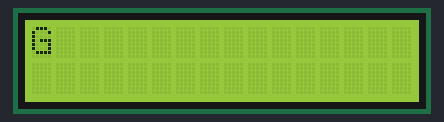
A sketch run on a simulated Arduino Uno, built with avr-gcc and run on an emulated ATmega328P. On the bench: 16×2 character LCD. What the sketch prints to the serial monitor is not drawn.

Above: at 0.16 s.
At 0.76 s:
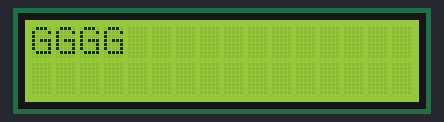
At 1.56 s:
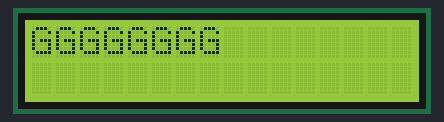
At 3.1 s:
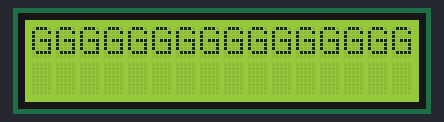
At 8.17 s:
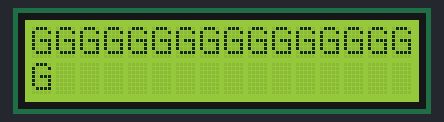
At 11.1 s:
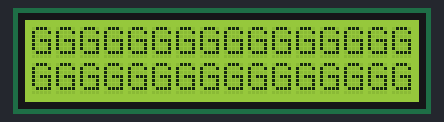

The sketch:

1.1.ino
```cpp
#include <LiquidCrystal.h>
#include <SPI.h>
#include "Mirf.h"
#include "nRF24L01.h"
#include "MirfHardwareSpiDriver.h"

LiquidCrystal lcd(8,9,4,5,6,7);

void A2D_init()
{
  ADMUX= _BV(REFS0)|_BV(ADLAR);//Set to reference voltage, left adjust
  ADCSRA= _BV(ADEN)|_BV(ADSC)|7;//Set to 128 prescaler, free running mode
}
int A2D_read()
{
  unsigned int temp;
  temp=((ADCH*19.5)); //reads adc value
  return temp;
}
void RFSetup()
{
  Mirf.csnPin = 2;
  Mirf.cePin = 3;
  Mirf.spi = &MirfHardwareSpi;
  Mirf.init();
  Mirf.setTADDR ((byte *) "EGR226");
  Mirf.payload=16;
  Mirf.channel = 50;
  Mirf.config ();
}

void setup()
{
  Serial.begin (9600);
  Serial.println ("Ready to decode");

  A2D_init();
  RFSetup();
  lcd.begin (16,2);
  lcd.setCursor (0,0);
}

void loop()
{
  char v = 'A';
  uint8_t btnVal;
  btnVal = A2D_read();

  //btnVal=analogRead (A0);

  Serial.println (btnVal);

  if (btnVal<100)
  {//left
    v='G';
    Serial.println ("G");
    lcd.print ("G");
    //Mirf.send ((byte *)&v);
  }
  else if (btnVal>100&&btnVal<200)
  {//up
    v='V';
    Serial.println ("V");
    lcd.print ("G");
    //Mirf.send ((byte *)&v);
  }
  else if (btnVal>200&&btnVal<300)
  {//right
    v='S';
    Serial.println ("S");
    lcd.print ("G");
   // Mirf.send ((byte *)&v);
  }
  else if ((btnVal>300&&btnVal<400))
  {//down
    v='U';
    Serial.println ("U");
    lcd.print ("G");
    //Mirf.send ((byte *)&v);
  }


  delay(200);
}
```

Measured:
- what the display in image 3 shows lasts 5.0 s, from 3.1 s to 8.1 s
